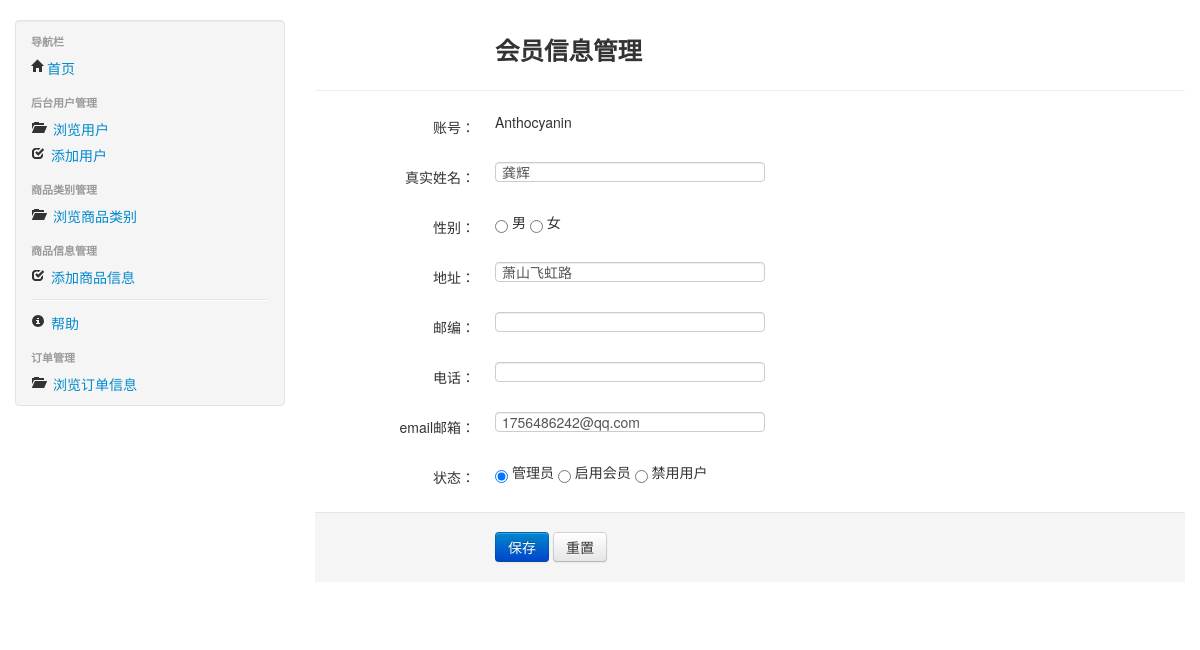
Page /myadmin/usersedit/1 on the committed database.
### myadmin/models.py (models this page shows, shortened)
class Users(models.Model):
    username = models.CharField(max_length=32)
    name = models.CharField(max_length=16)
    password = models.CharField(max_length=32)
    gender = models.IntegerField(default=1)
    address = models.CharField(max_length=255)
    phone = models.CharField(max_length=16)
    email = models.CharField(max_length=50)
    state = models.IntegerField(default=1)
    update_time = models.DateTimeField(auto_created=True, auto_now=True)
    create_time = models.DateTimeField(auto_created=True, auto_now_add=True)
    class Meta:
        db_table = 'tlxy_users'

### myadmin/views.py (the view)
# urls.py: url(r'^usersedit/(?P<uid>[0-9]+)$', views.usersedit, name="myadmin_usersedit"),
def usersedit(request, uid):
    try:
        ob = Users.objects.get(id=uid)
        context = {'user': ob}
        return render(request, "myadmin/users/edit.html", context)
    except:
        context = {'info': '没有找到要修改的信息！'}
    return render(request, "myadmin/info.html", context)

### templates/myadmin/users/edit.html (shortened to what this page needs)
{% extends "myadmin/base.html" %}
{% block mainbody %}
<div style="margin-top:10px;">
    <div style="margin-left:180px;">
    <h3>
        会员信息管理
    </h3>
    </div>
    <hr>
    <form id="edit-profile" action="{% url 'myadmin_usersupdate' user.id %}" class="form-horizontal" method="post">
        <fieldset>
            <div class="control-group">
                <label class="control-label" for="input01">账号：</label>
                <div class="controls">
                    {{ user.username }}
                </div>
            </div>
            <div class="control-group">
                <label class="control-label" for="input01">真实姓名：</label>
                <div class="controls">
                    <input type="text" name="name" class="input-xlarge" id="input01" value="{{ user.name }}" />
                </div>
            </div>
            <div class="control-group">
                <label class="control-label" for="input01">性别：</label>
                <div class="controls">
                    <input type="radio" {% if user.sex == 1 %} checked {% endif %} name="sex" class="input-xlarge" id="input01" value="1" /> 男
                    <input type="radio" {% if user.sex == 0 %} checked {% endif %} name="sex" class="input-xlarge" id="input01" value="0" /> 女
                </div>
            </div>
            <div class="control-group">
                <label class="control-label" for="input01">地址：</label>
                <div class="controls">
                    <input type="text" name="address" class="input-xlarge" id="input01" value="{{ user.address }}" />
                </div>
            </div>
            <div class="control-group">
                <label class="control-label" for="input01">邮编：</label>
                <div class="controls">
                    <input type="text" name="code" class="input-xlarge" id="input01" value="{{ user.code }}" />
                </div>
            </div>
            <div class="control-group">
                <label class="control-label" for="input01">电话：</label>
                <div class="controls">
                    <input type="text" name="phone" class="input-xlarge" id="input01" value="{{ user.phone }}" />
                </div>
            </div>
            <div class="control-group">
                <label class="control-label" for="input01">email邮箱：</label>
                <div class="controls">
                    <input type="text" name="email" class="input-xlarge" id="input01" value="{{ user.email }}" />
                </div>
            </div>
            <div class="control-group">
                <label class="control-label" for="input01">状态：</label>
                <div class="controls">
                    <input type="radio" {% if user.state == 0 %} checked {% endif %} name="state" class="input-xlarge" id="input01" value="0" /> 管理员
                    <input type="radio" {% if user.state == 1 %} checked {% endif %} name="state" class="input-xlarge" id="input01" value="1" /> 启用会员
                    <input type="radio" {% if user.state == 2 %} checked {% endif %} name="state" class="input-xlarge" id="input01" value="2" /> 禁用用户
                </div>
            </div>
            <div class="form-actions">
                <button type="submit" class="btn btn-primary">保存</button> <button type="reset" class="btn">重置</button>
            </div>
        </fieldset>
    </form>
</div>
{% endblock %}

### static/myadmin/css/site.css (style rules this page uses)
body { padding-top:20px; padding-bottom:20px; }

### rows in the picture
Users: username "Anthocyanin", name "龚辉", address "萧山飞虹路", email "1756486242@qq.com", state "☑"
